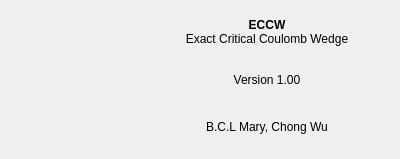
<?xml version="1.0" encoding="UTF-8"?>
<ui version="4.0">
 <class>Dialog_About</class>
 <widget class="QDialog" name="Dialog_About">
  <property name="geometry">
   <rect>
    <x>0</x>
    <y>0</y>
    <width>400</width>
    <height>159</height>
   </rect>
  </property>
  <property name="windowTitle">
   <string>About</string>
  </property>
  <layout class="QHBoxLayout" name="horizontalLayout">
   <item>
    <widget class="QLabel" name="label_logo">
     <property name="maximumSize">
      <size>
       <width>128</width>
       <height>128</height>
      </size>
     </property>
     <property name="text">
      <string/>
     </property>
     <property name="pixmap">
      <pixmap>../images/icon_eccw.png</pixmap>
     </property>
     <property name="scaledContents">
      <bool>true</bool>
     </property>
    </widget>
   </item>
   <item>
    <layout class="QVBoxLayout" name="verticalLayout">
     <item>
      <widget class="QLabel" name="label_title">
       <property name="font">
        <font>
         <weight>50</weight>
         <bold>false</bold>
        </font>
       </property>
       <property name="text">
        <string>&lt;html&gt;&lt;head/&gt;&lt;body&gt;&lt;p align=&quot;center&quot;&gt;&lt;span style=&quot; font-weight:600;&quot;&gt;ECCW&lt;/span&gt;&lt;br/&gt;Exact Critical Coulomb Wedge&lt;/p&gt;&lt;/body&gt;&lt;/html&gt;</string>
       </property>
       <property name="alignment">
        <set>Qt::AlignCenter</set>
       </property>
      </widget>
     </item>
     <item>
      <widget class="QLabel" name="label_version">
       <property name="text">
        <string>Version 1.00</string>
       </property>
       <property name="alignment">
        <set>Qt::AlignCenter</set>
       </property>
      </widget>
     </item>
     <item>
      <widget class="QLabel" name="label_authors">
       <property name="text">
        <string>B.C.L Mary, Chong Wu</string>
       </property>
       <property name="alignment">
        <set>Qt::AlignCenter</set>
       </property>
      </widget>
     </item>
    </layout>
   </item>
  </layout>
 </widget>
 <resources/>
 <connections/>
</ui>
